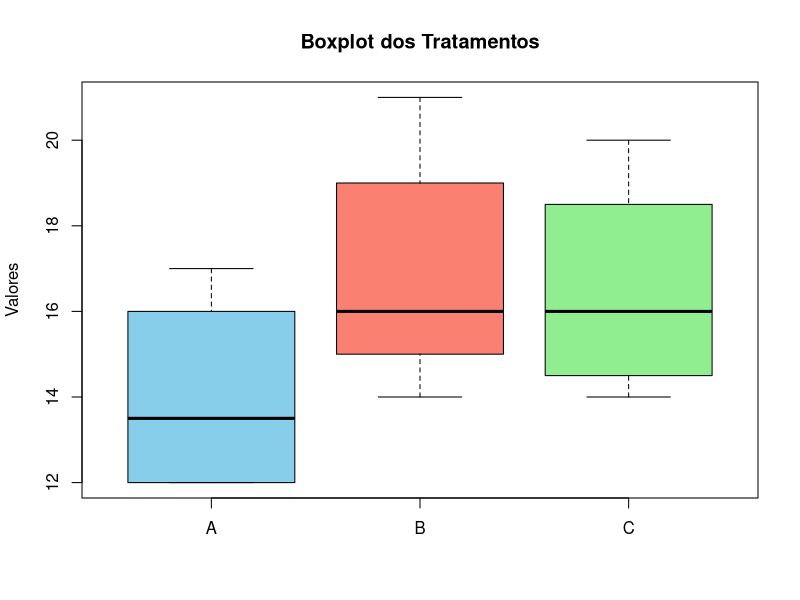
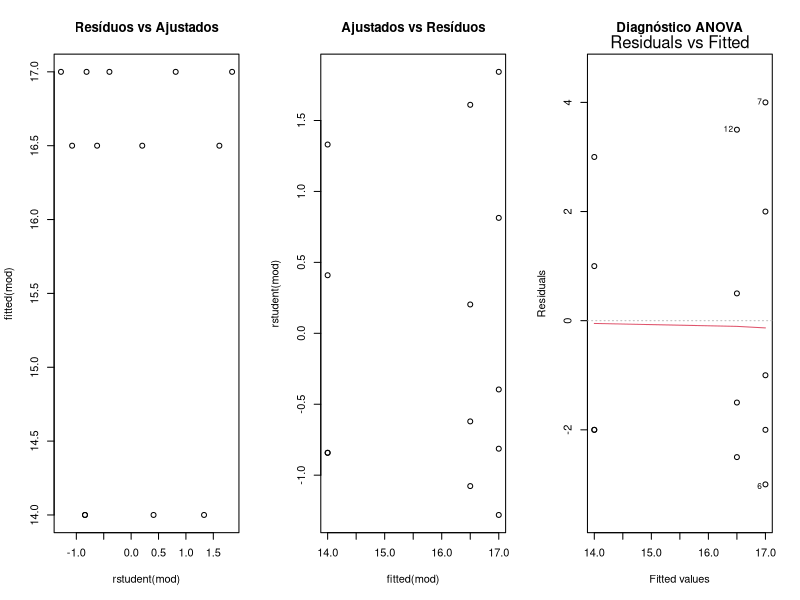

The R source for these figures, in order:

# ===============================
# Análise de Variância (ANOVA)
# ===============================

# >>>> Entradas <<<<
A <- c(12, 15, 17, 12)
B <- c(16, 14, 21, 15, 19)
C <- c(14, 17, 20, 15)

list(A, B, C)  # visualização dos grupos
class(A)       # tipo do vetor


# >>>> Estatísticas descritivas <<<<
cat("Resumo A:\n"); print(summary(A)); cat("Variância:", var(A), "\nDesvio padrão:", sd(A), "\n\n")
cat("Resumo B:\n"); print(summary(B)); cat("Variância:", var(B), "\nDesvio padrão:", sd(B), "\n\n")
cat("Resumo C:\n"); print(summary(C)); cat("Variância:", var(C), "\nDesvio padrão:", sd(C), "\n\n")


# >>>> Boxplot comparativo <<<<
boxplot(list(A = A, B = B, C = C),
        main = "Boxplot dos Tratamentos",
        ylab = "Valores",
        col = c("skyblue", "salmon", "lightgreen"))


# >>>> Preparação dos dados para ANOVA <<<<
resp <- c(A, B, C)
trat <- c(rep("A", length(A)), rep("B", length(B)), rep("C", length(C)))
dados <- data.frame(trat = factor(trat), resp)
print(dados)


# >>>> Rodando a análise de variância <<<<
mod <- aov(resp ~ trat, data = dados)
summary(mod)


# Interpretação:
# Se p-valor < 0.05, rejeita H0 (há diferença entre tratamentos)
# Se p-valor > 0.05, não rejeita H0 (não há diferença significativa)


# >>>> Verificação das pressuposições <<<<
# Independência, normalidade, homogeneidade de variâncias

# Gráficos dos resíduos
par(mfrow = c(1, 3))
plot(rstudent(mod), fitted(mod), main = "Resíduos vs Ajustados")
plot(fitted(mod), rstudent(mod), main = "Ajustados vs Resíduos")
plot(mod, which = 1, main = "Diagnóstico ANOVA")
par(mfrow = c(1, 1))

# Teste de normalidade de Shapiro-Wilk
shapiro.test(rstudent(mod))

# Teste de homogeneidade de variâncias de Bartlett
bartlett.test(resp ~ trat)



# ===============================
# Teste T pareado
# ===============================
antes <- c(13.6, 13.6, 14.7, 12.1, 12.3, 13.2)
depois <- c(11.4, 12.5, 14.6, 13, 11.7, 10.3)
t.test(antes, depois, paired = TRUE, alternative = "less", conf.level = 0.95)















